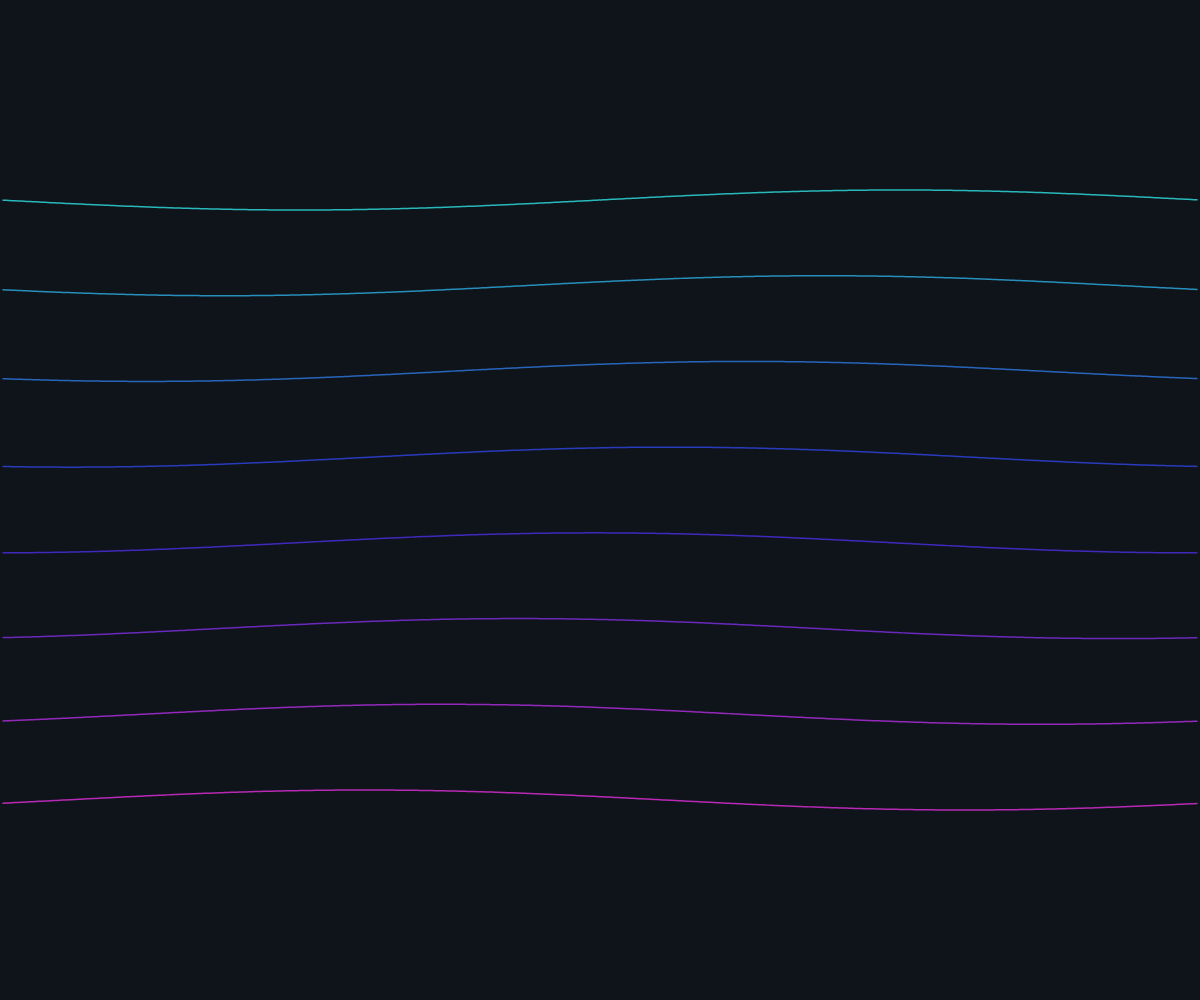
Frame 1 (no input)
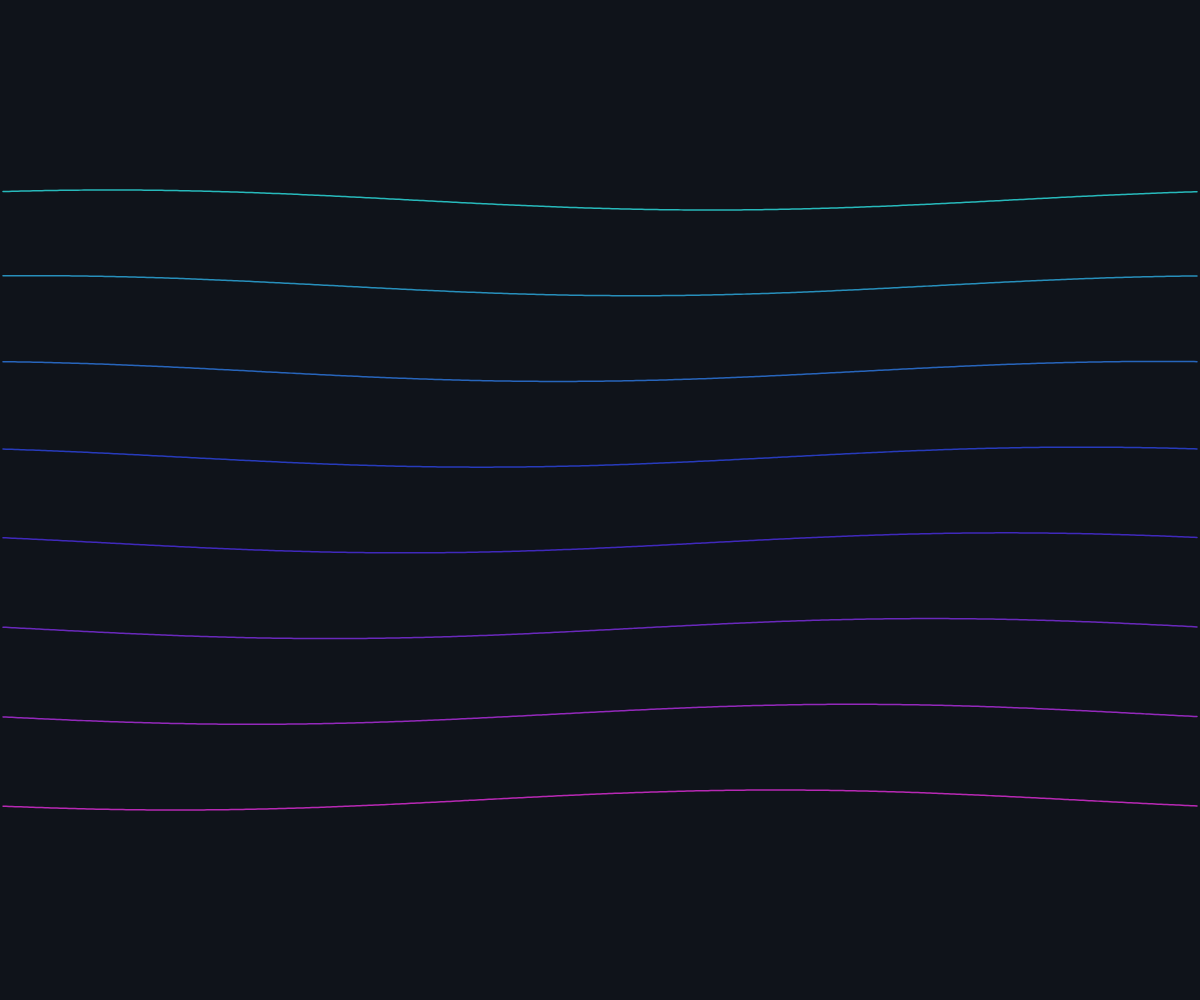
Frame 60 (no input)
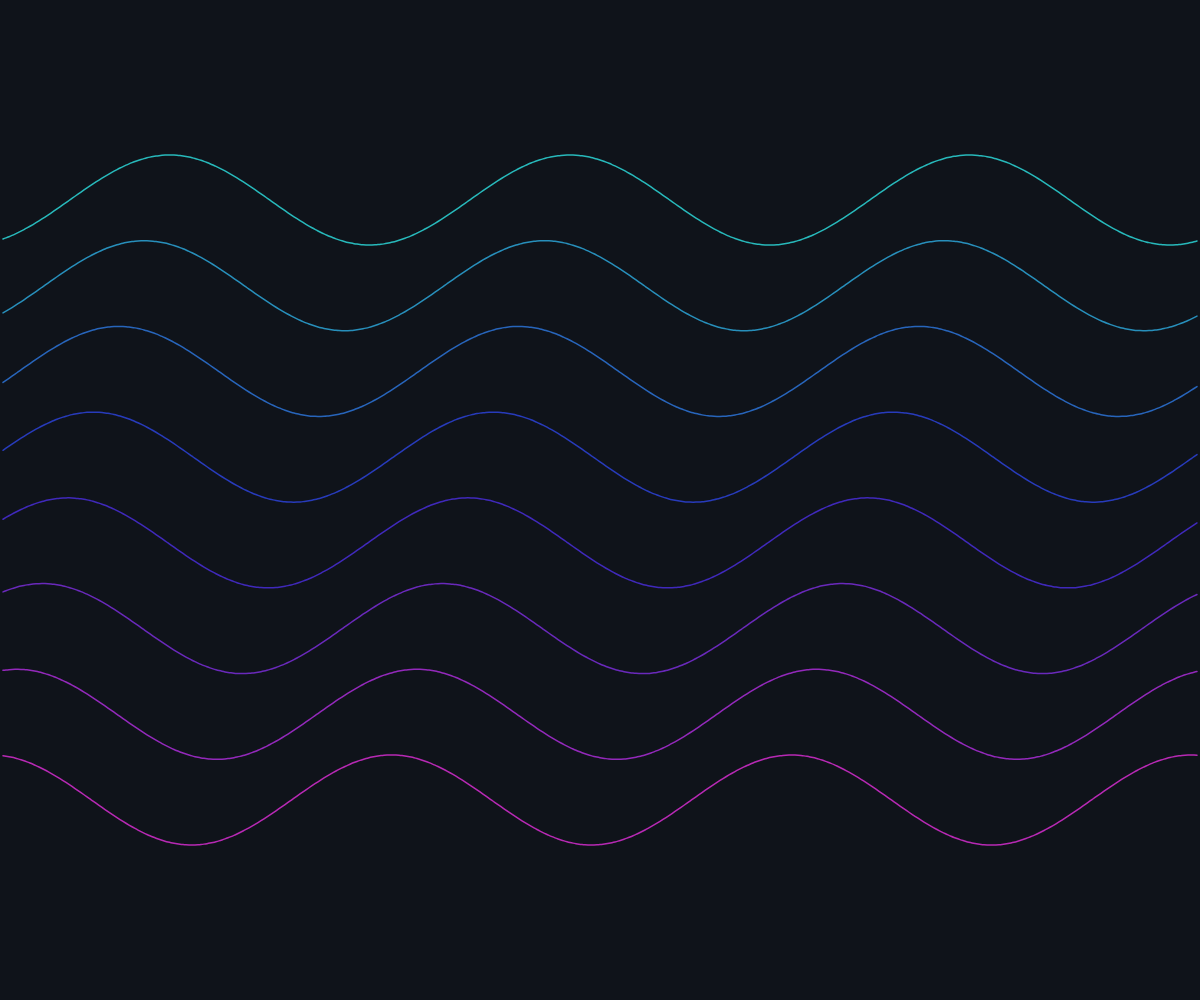
Frame 120 (the mouse pressed at the canvas centre since frame 60)

The p5.js sketch that drew these frames (run headless with seeded random() and noise() and a simulated clock; from frame 60 on, the mouse is pressed at the canvas centre):

// p5.js sketch
// ── sketch.js
let t = 0;

function setup() {
  createCanvas(windowWidth, windowHeight);
  colorMode(HSB);
}

function draw() {
  background(220, 40, 10);

  let numWaves = 8;
  // mouseX controla frecuencia, mouseY controla amplitud
  let freq = map(mouseX, 0, width, 1, 5);
  let amp  = map(mouseY, 0, height, 10, 80);

  noFill();
  strokeWeight(1.5);

  for (let w = 0; w < numWaves; w++) {
    let hue   = map(w, 0, numWaves, 180, 320);
    let yBase = map(w, 0, numWaves - 1, height * 0.2, height * 0.8);
    let offset = w * 0.4; // desfase entre ondas

    stroke(hue, 80, 100, 0.7);
    beginShape();
    for (let x = 0; x <= width; x += 3) {
      let angle = (x / width) * TWO_PI * freq;
      let y = yBase + sin(angle + t + offset) * amp;
      curveVertex(x, y);
    }
    endShape();
  }

  t += 0.07; // velocidad de animación
}
